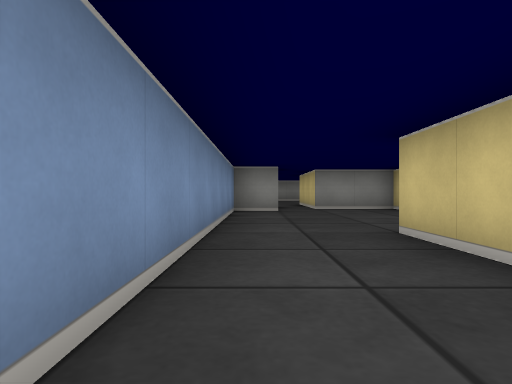
view 1 (above)

14 first-person views from a walk through a cub3D level. The camera is about half as high as the walls, looks level and sees 75° across. The floor is counted in squares. Each view is taken from the middle of a square. On the plan, view 1 faces up. The plan holds only what a view shows up to about 9 squares ahead; the rest is blank.

view 2
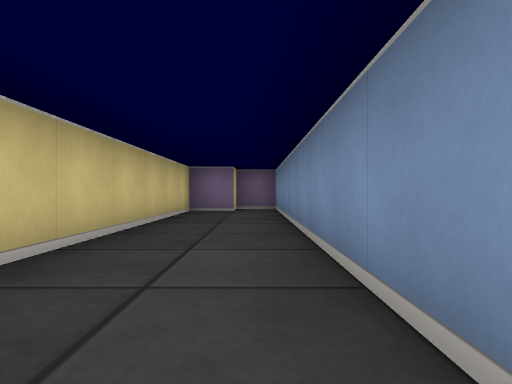

view 3
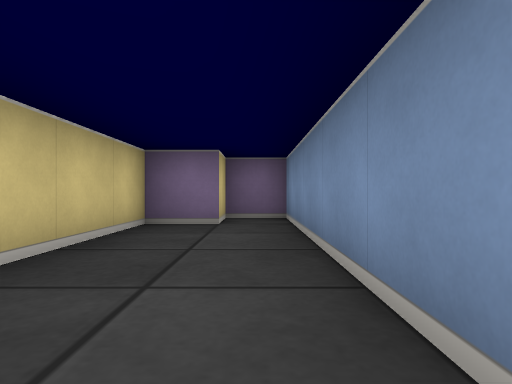

view 4
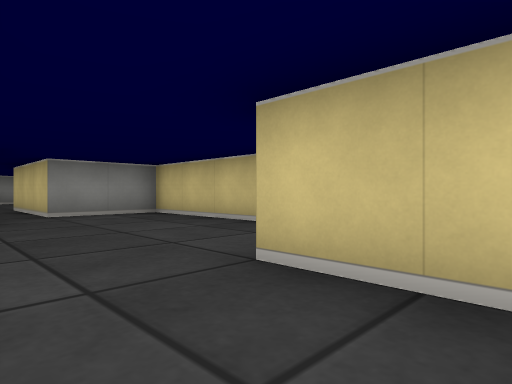

view 5
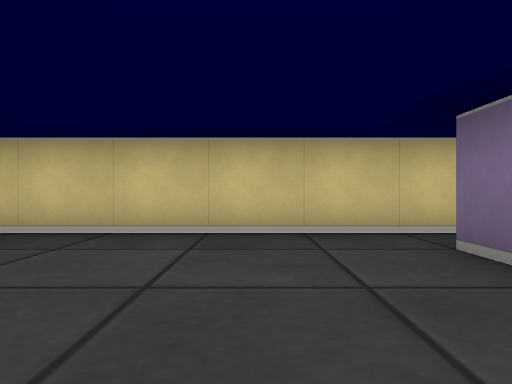

view 6
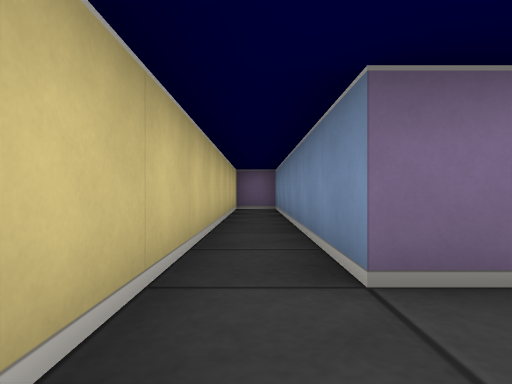

view 7
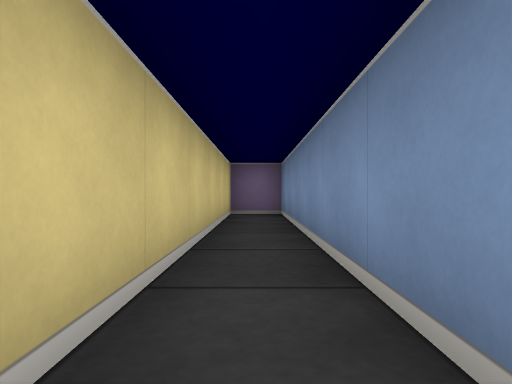

view 8
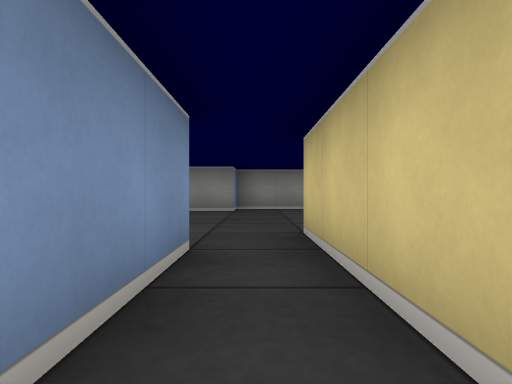

view 9
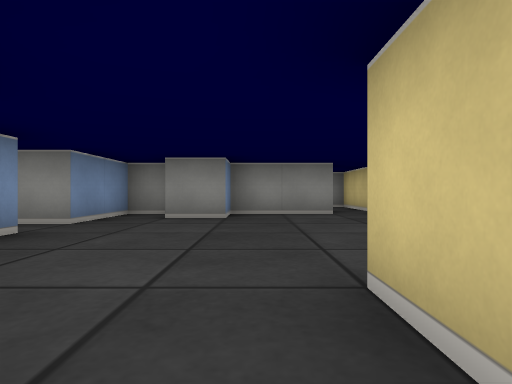

view 10
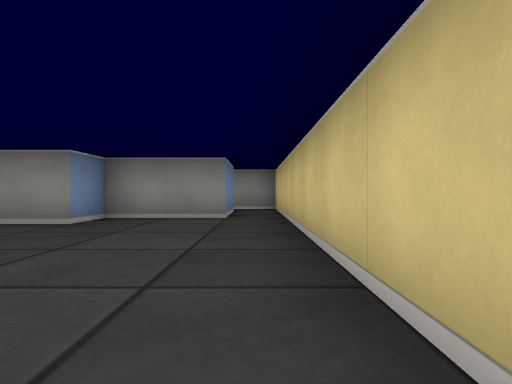

view 11
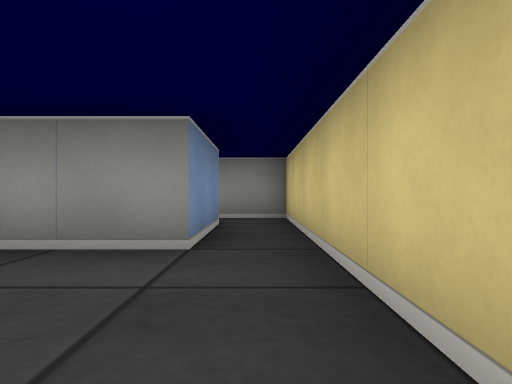

view 12
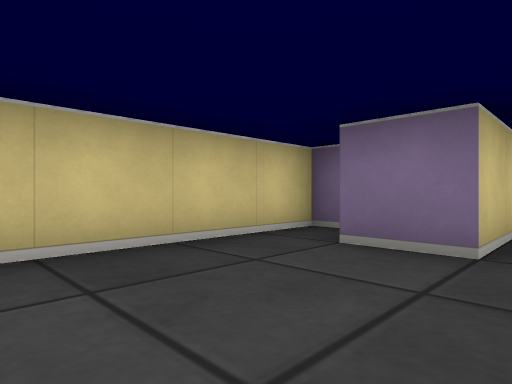

view 13
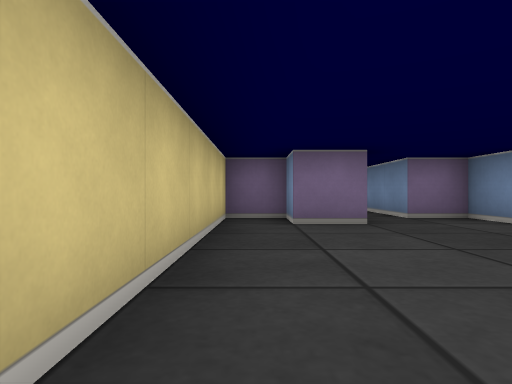

view 14
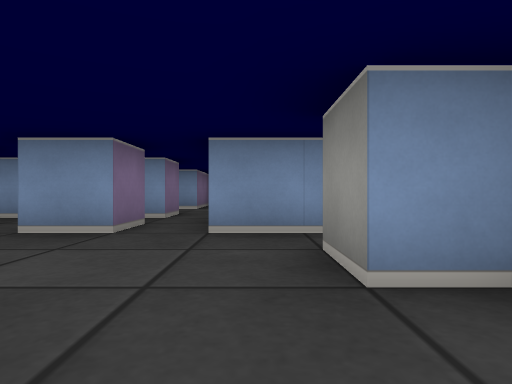

### Floor plan
Points are (right, up) in squares from view 1. A wall is a line through its corners. A room is listed if a view was taken in it or the views show most of it. See-through windows are left out.
Room 1 (views 1, 2, 3, 4, 5, 6, 7, 8)
walls: (0.6, 7.5) (-0.5, 7.5) (-0.5, -4.5) (0.5, -4.5) (0.5, -3.5) (1.5, -3.5) (1.5, 3.5) (2.5, 3.5) (2.5, -3.5) (3.5, -3.5) (3.5, 8.5) (1.5, 8.5)
ways out: opening at (1, 9) to room 2
Room 2 (views 9, 10, 11, 12, 13, 14)
walls: (-0.5, 11.5) (-0.5, 10.5) (0.5, 10.5) (0.5, 8.5); (-2.5, 13.5) (-1.5, 13.5) (-1.5, 12.5); (-0.8, 16.5) (-1.5, 16.5) (-1.5, 14.5) (-2.2, 14.5); (-4.5, 13.5) (-3.5, 13.5); (1.5, 8.5) (1.5, 11.5) (2.5, 11.5) (2.5, 10.5) (3.5, 10.5) (3.5, 18.5); (2.5, 18.5) (2.5, 16.5) (0.5, 16.5) (0.5, 15.5) (-0.5, 15.5)
ways out: opening at (1, 9) to room 1; opening at (-4, 14); opening at (-3, 11); opening at (3, 17.5)

Where each view was taken, in squares from view 1:
view 1: 0 up, 0 right, facing up
view 2: 4 up, 0 right, facing down
view 3: 1 up, 0 right, facing down
view 4: 2 up, 0 right, facing up-right
view 5: 5 up, 0 right, facing right
view 6: 5 up, 3 right, facing down
view 7: 3 up, 3 right, facing down
view 8: 8 up, 1 right, facing up
view 9: 10 up, 1 right, facing up
view 10: 11 up, 3 right, facing up
view 11: 14 up, 3 right, facing up
view 12: 14 up, 1 right, facing down-right
view 13: 16 up, 3 right, facing down
view 14: 15 up, 2 right, facing left
